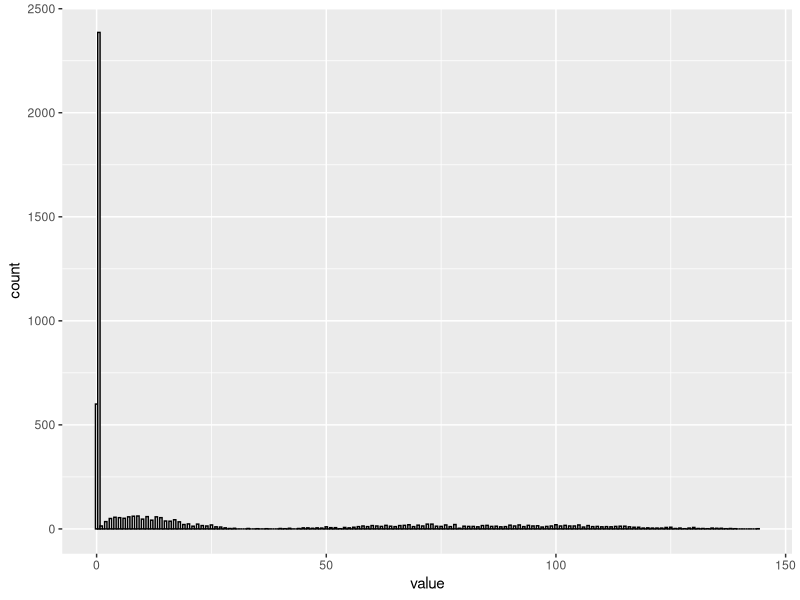
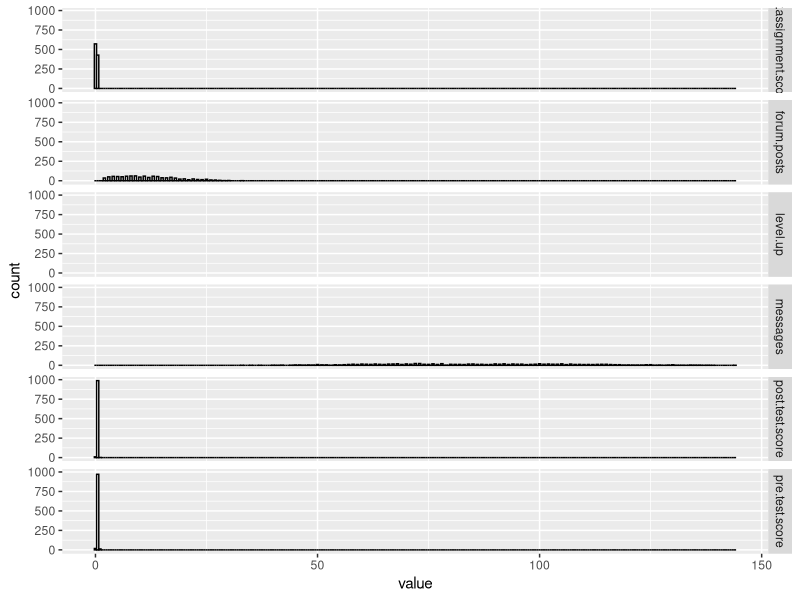
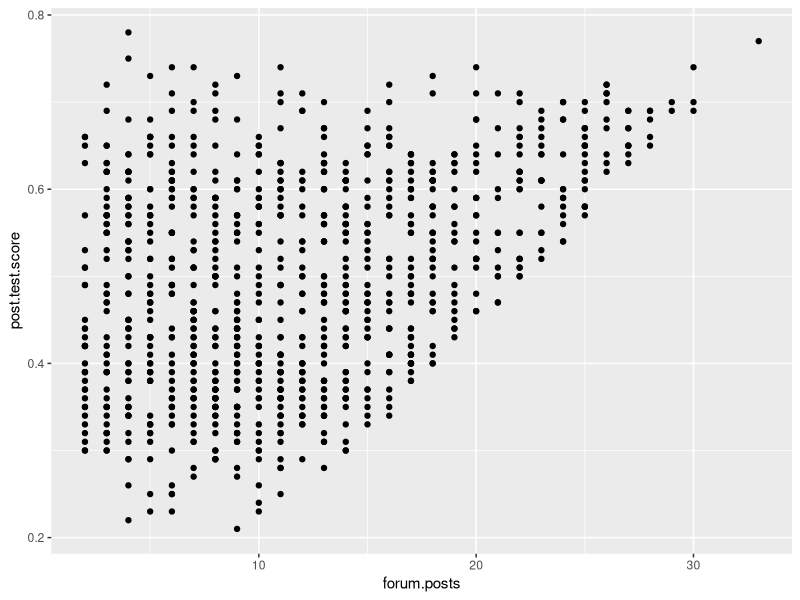
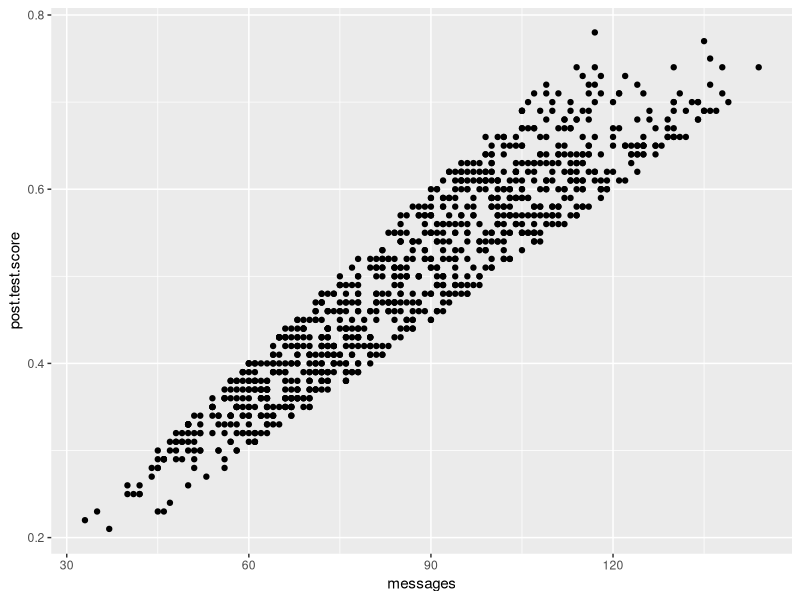
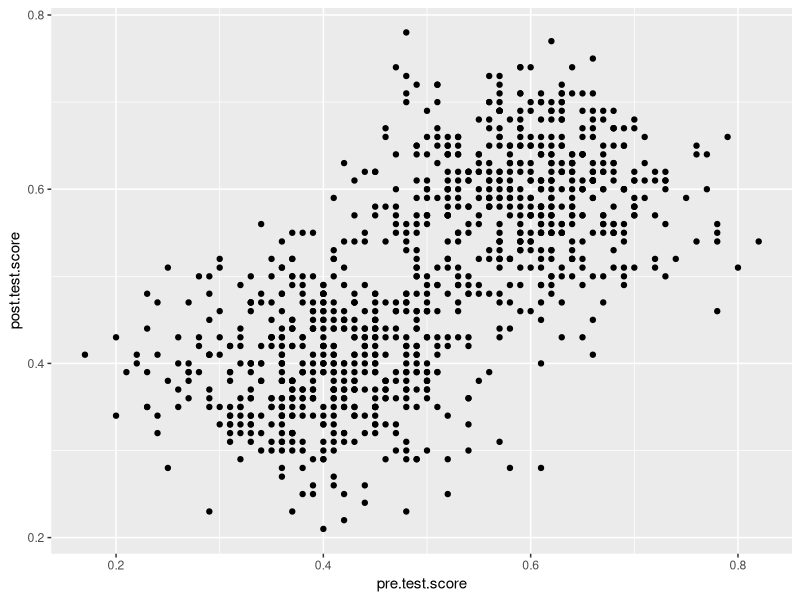
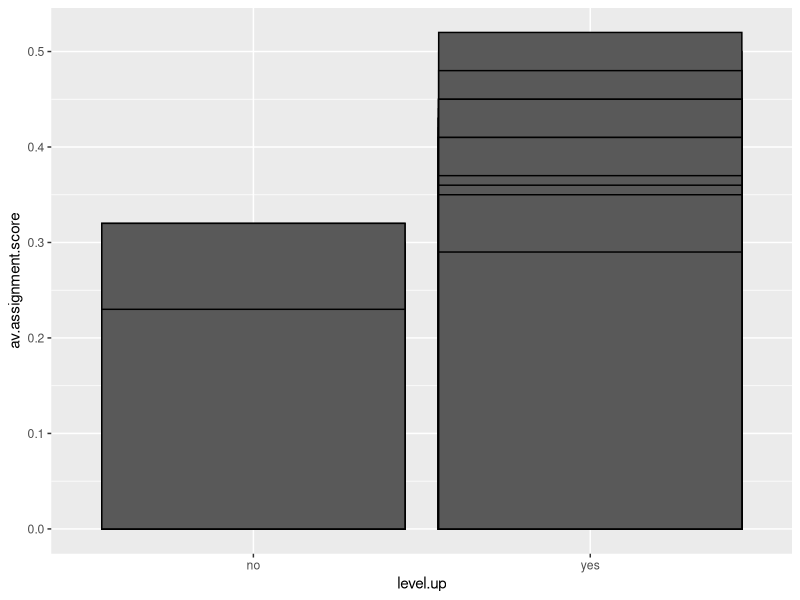
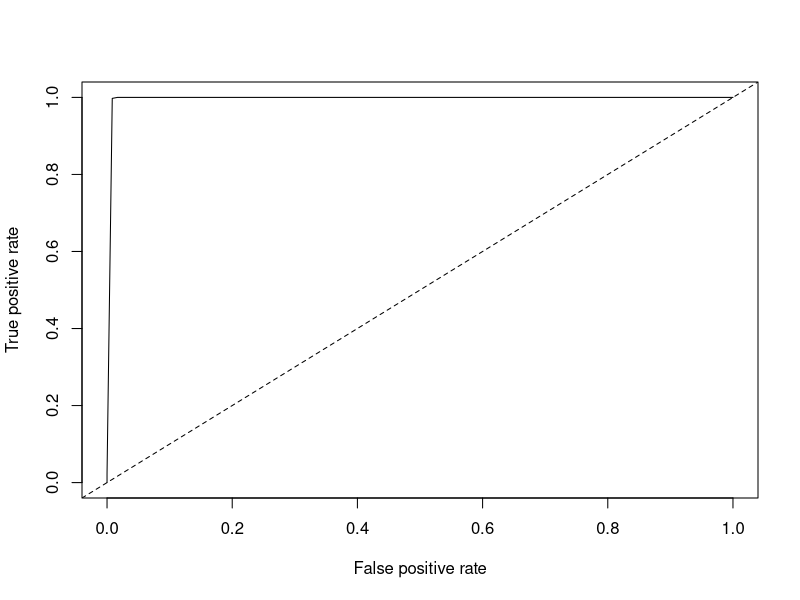

Generate these figures, in order, with R:
## ---- chunk 1
data2<-read.csv("online.data.csv")

## ---- chunk 2
#Start by creating histograms of the distributions for all variables (#HINT: look up "facet" in the ggplot documentation)
library(ggplot2)
library(tidyr)

#http://www.cookbook-r.com/Graphs/Facets_(ggplot2)/

data22<-data2[,2:7]
data3<-gather(data22, Variable,value, 1:6)

data3$value<-as.numeric(data3$value)
h<-ggplot(data3, aes(x=value)) +
    geom_histogram(binwidth=.5, colour="black", fill="white")

h

h + facet_grid(Variable ~ .)

#Then visualize the relationships between variables

h1<- ggplot(data22, aes(x=forum.posts, y=post.test.score)) +geom_point()
h1

h2<-ggplot(data22, aes(x=messages, y=post.test.score)) +geom_point()
h2

h3<-ggplot(data22, aes(x=pre.test.score, y=post.test.score)) +geom_point()
h3

h4<-ggplot(data22, aes(x=level.up, y=av.assignment.score))+geom_bar(position="dodge", colour="black", stat="identity")
h4
#Try to capture an intution about the data and the relationships

## ---- chunk 3
#Create a classification tree that predicts whether a student "levels up" in the online course using three variables of your choice (As we did last time, set all controls to their minimums)

library(rpart)

c.tree1 <- rpart(level.up ~ av.assignment.score + forum.posts + messages, method="class", data=data22, control=rpart.control(minsplit=1, minbucket=1, cp=0.001))


#Plot and generate a CP table for your tree 
post(c.tree1, file = "tree.ps", title = "Data")
printcp(c.tree1)
#Generate a probability value that represents the probability that a student levels up based your classification tree 

data22$pred <- predict(c.tree1, type = "prob")[,2]#Last class we used type = "class" which predicted the classification for us, this time we are using type = "prob" to see the probability that our classififcation is based on.

#Now you can generate the ROC curve for your model. You will need to install the package ROCR to do this.

install.packages(ROCR)
library(ROCR)

#Plot the curve
pred.detail <- prediction(data22$pred, data22$level.up) 
plot(performance(pred.detail, "tpr", "fpr"))
abline(0, 1, lty = 2)

#My ROC curve isn't working idon't know why

#Calculate the Area Under the Curve
#unlist(slot(performance(Pred2,"auc"), "y.values"))#Unlist liberates the AUC value from the "performance" object created by ROCR

#Now repeat this process, but using the variables you did not use for the previous model and compare the plots & results of your two models. Which one do you think was the better model? Why?

## ---- chunk 4
#Look at the ROC plot for your first model. Based on this plot choose a probability threshold that balances capturing the most correct predictions against false positives. Then generate a new variable in your data set that classifies each student according to your chosen threshold.

threshold.pred1 <- .15

data22$threshold.pred1<-ifelse(data22$pred <= threshold.pred1, "no", "yes")
#Now generate three diagnostics:

TP<-sum(data22$threshold.pred == "yes")
FP<- sum((data22$level.up == 0 )& (data22$threshold.pred1 == "yes"))
FN<-sum((data22$level.up == 0 )& (data22$threshold.pred1 == "no"))

data22$precision.model1 <- TP/(TP+FP)

data22$recall.model1 <- TP /(TP+FN)

#Finally, calculate Kappa for your model according to:

#First generate the table of comparisons
table1 <- table(data22$level.up, data22$threshold.pred1)

#Convert to matrix
matrix1 <- as.matrix(table1)

#Calculate kappa
kappa(matrix1, exact = TRUE)/kappa(matrix1)

#Now choose a different threshold value and repeat these diagnostics. What conclusions can you draw about your two thresholds?

## ---- chunk 5

threshold.pred2 <- .02

data22$threshold.pred2<-ifelse(data22$pred <= threshold.pred2, "no", "yes")
#Now generate three diagnostics:

TP<-sum(data22$threshold.pred2 == "yes")
FP<- sum((data22$level.up == 0 )& (data22$threshold.pred2 == "yes"))
FN<-sum((data22$level.up == 0 )& (data22$threshold.pred2 == "no"))
data22$precision.model2 <- TP/(TP+FP)

data22$recall.model2 <- TP /(TP+FN)

#Finally, calculate Kappa for your model according to:

#First generate the table of comparisons
table2 <- table(data22$level.up, data22$threshold.pred2)

#Convert to matrix
matrix2 <- as.matrix(table2)

#Calculate kappa
kappa(matrix2, exact = TRUE)/kappa(matrix2)


#I believe the higher the kappa the better similarity between the prediction and actual observation. And a higher threshold begets a higher kappa.The percentage agreement that would occur by chance is lower.
